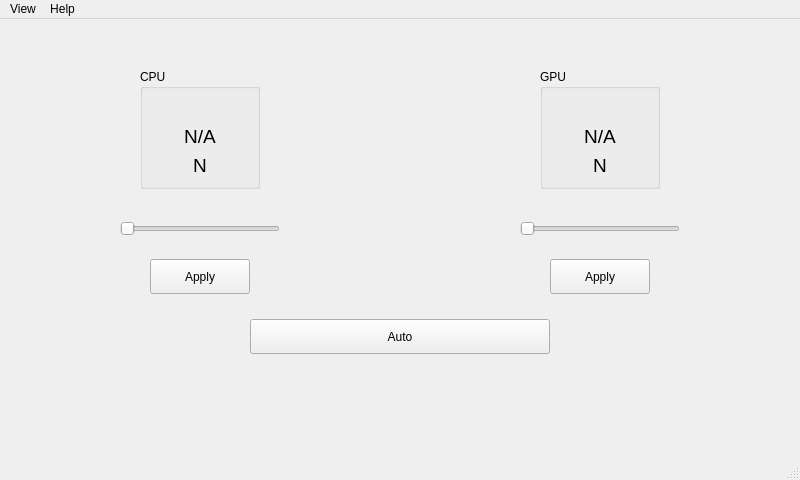
<?xml version="1.0" encoding="UTF-8"?>
<ui version="4.0">
 <class>MainWindow</class>
 <widget class="QMainWindow" name="MainWindow">
  <property name="geometry">
   <rect>
    <x>0</x>
    <y>0</y>
    <width>800</width>
    <height>480</height>
   </rect>
  </property>
  <property name="windowTitle">
   <string>NBFC UI</string>
  </property>
  <property name="windowIcon">
   <iconset>
    <normaloff>icon.png</normaloff>icon.png</iconset>
  </property>
  <widget class="QWidget" name="centralwidget">
   <widget class="QSlider" name="horizontalSlider_CPU">
    <property name="geometry">
     <rect>
      <x>120</x>
      <y>200</y>
      <width>160</width>
      <height>20</height>
     </rect>
    </property>
    <property name="cursor">
     <cursorShape>OpenHandCursor</cursorShape>
    </property>
    <property name="orientation">
     <enum>Qt::Horizontal</enum>
    </property>
   </widget>
   <widget class="QSlider" name="horizontalSlider_GPU">
    <property name="geometry">
     <rect>
      <x>520</x>
      <y>200</y>
      <width>160</width>
      <height>20</height>
     </rect>
    </property>
    <property name="cursor">
     <cursorShape>OpenHandCursor</cursorShape>
    </property>
    <property name="orientation">
     <enum>Qt::Horizontal</enum>
    </property>
   </widget>
   <widget class="QPushButton" name="Apply_GPU">
    <property name="geometry">
     <rect>
      <x>550</x>
      <y>240</y>
      <width>100</width>
      <height>35</height>
     </rect>
    </property>
    <property name="cursor">
     <cursorShape>PointingHandCursor</cursorShape>
    </property>
    <property name="text">
     <string>Apply</string>
    </property>
   </widget>
   <widget class="QPushButton" name="Apply_CPU">
    <property name="geometry">
     <rect>
      <x>150</x>
      <y>240</y>
      <width>100</width>
      <height>35</height>
     </rect>
    </property>
    <property name="cursor">
     <cursorShape>PointingHandCursor</cursorShape>
    </property>
    <property name="text">
     <string>Apply</string>
    </property>
   </widget>
   <widget class="QPushButton" name="Apply_Auto">
    <property name="geometry">
     <rect>
      <x>250</x>
      <y>300</y>
      <width>300</width>
      <height>35</height>
     </rect>
    </property>
    <property name="cursor">
     <cursorShape>PointingHandCursor</cursorShape>
    </property>
    <property name="text">
     <string>Auto</string>
    </property>
   </widget>
   <widget class="QGroupBox" name="CPU">
    <property name="geometry">
     <rect>
      <x>140</x>
      <y>50</y>
      <width>120</width>
      <height>120</height>
     </rect>
    </property>
    <property name="title">
     <string>CPU</string>
    </property>
    <layout class="QVBoxLayout" name="verticalLayout">
     <item>
      <widget class="QLabel" name="label">
       <property name="text">
        <string/>
       </property>
      </widget>
     </item>
     <item>
      <widget class="QLabel" name="Speed_CPU">
       <property name="font">
        <font>
         <pointsize>14</pointsize>
        </font>
       </property>
       <property name="text">
        <string>N/A</string>
       </property>
       <property name="alignment">
        <set>Qt::AlignBottom|Qt::AlignHCenter</set>
       </property>
      </widget>
     </item>
     <item>
      <widget class="QLabel" name="Temperature_CPU">
       <property name="font">
        <font>
         <pointsize>14</pointsize>
        </font>
       </property>
       <property name="text">
        <string>N</string>
       </property>
       <property name="alignment">
        <set>Qt::AlignCenter</set>
       </property>
      </widget>
     </item>
    </layout>
   </widget>
   <widget class="QGroupBox" name="GPU">
    <property name="geometry">
     <rect>
      <x>540</x>
      <y>50</y>
      <width>120</width>
      <height>120</height>
     </rect>
    </property>
    <property name="title">
     <string>GPU</string>
    </property>
    <layout class="QVBoxLayout" name="verticalLayout_2">
     <item>
      <widget class="QLabel" name="label_2">
       <property name="text">
        <string/>
       </property>
      </widget>
     </item>
     <item>
      <widget class="QLabel" name="Speed_GPU">
       <property name="font">
        <font>
         <pointsize>14</pointsize>
        </font>
       </property>
       <property name="text">
        <string>N/A</string>
       </property>
       <property name="alignment">
        <set>Qt::AlignBottom|Qt::AlignHCenter</set>
       </property>
      </widget>
     </item>
     <item>
      <widget class="QLabel" name="Temperature_GPU">
       <property name="font">
        <font>
         <pointsize>14</pointsize>
        </font>
       </property>
       <property name="text">
        <string>N</string>
       </property>
       <property name="alignment">
        <set>Qt::AlignCenter</set>
       </property>
      </widget>
     </item>
    </layout>
   </widget>
  </widget>
  <widget class="QMenuBar" name="menubar">
   <property name="geometry">
    <rect>
     <x>0</x>
     <y>0</y>
     <width>800</width>
     <height>31</height>
    </rect>
   </property>
   <widget class="QMenu" name="menuViwer">
    <property name="title">
     <string>View</string>
    </property>
    <widget class="QMenu" name="menuTheme">
     <property name="cursor">
      <cursorShape>PointingHandCursor</cursorShape>
     </property>
     <property name="title">
      <string>Theme</string>
     </property>
     <addaction name="actionDark"/>
     <addaction name="actionLight"/>
     <addaction name="actionBlue"/>
     <addaction name="separator"/>
     <addaction name="actionCustom"/>
    </widget>
    <addaction name="menuTheme"/>
   </widget>
   <widget class="QMenu" name="menuHelp">
    <property name="title">
     <string>Help</string>
    </property>
    <addaction name="actionSettings"/>
    <addaction name="actionAbout"/>
   </widget>
   <addaction name="menuViwer"/>
   <addaction name="menuHelp"/>
  </widget>
  <widget class="QStatusBar" name="statusbar"/>
  <action name="actionSettings">
   <property name="text">
    <string>Settings</string>
   </property>
  </action>
  <action name="actionBackGround">
   <property name="text">
    <string>BackGround</string>
   </property>
  </action>
  <action name="actionDark">
   <property name="text">
    <string>Dark</string>
   </property>
  </action>
  <action name="actionLight">
   <property name="text">
    <string>Light</string>
   </property>
  </action>
  <action name="actionBlue">
   <property name="text">
    <string>Blue</string>
   </property>
  </action>
  <action name="actionCustom">
   <property name="text">
    <string>Custom</string>
   </property>
  </action>
  <action name="actionAbout">
   <property name="text">
    <string>About</string>
   </property>
  </action>
 </widget>
 <resources/>
 <connections/>
</ui>
